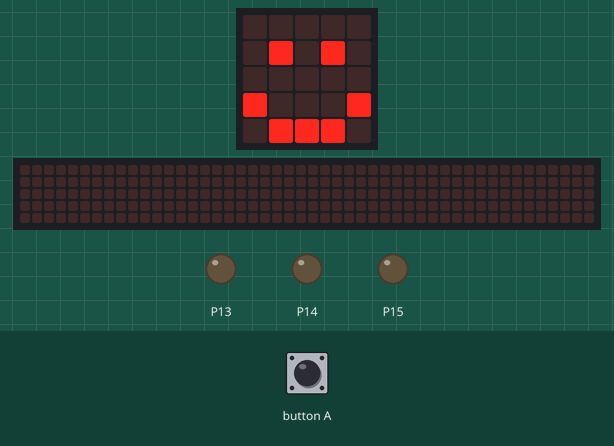
Simulated run of this program. Board: BBC micro:bit (MakeCode). Parts: the board's 5×5 LED display, a strip that is not on the board, showing the scrolling text unrolled, output pins drawn as LEDs (lit = HIGH). Inputs (shaded band) come from the test bench. The 48×5 strip is a reading aid, not a part: it shows the text the display is scrolling, unrolled, one strip-width of it at a time.

Above: at 1.8 s.
1.9 s: button A pressed for 0.15 s
At 5.42 s:
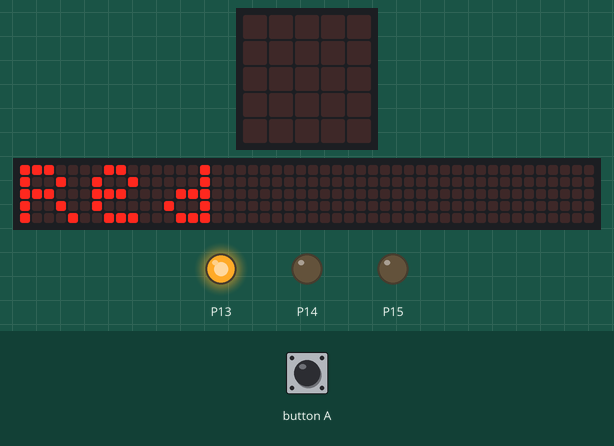
At 9.92 s:
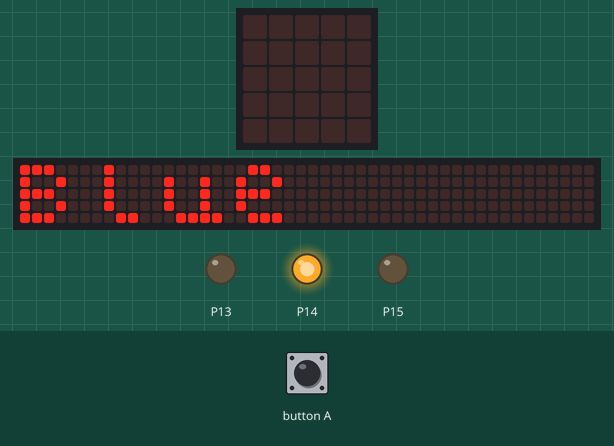
Timing chart, 0 to 24.3 s (numbered marks = the images above; inputs shaded):
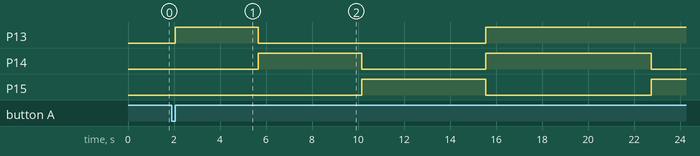

Measured:
- after the input at 1.9 s, P13: LOW → HIGH after 0.15 s, → LOW 3.6 s later, → HIGH 9.9 s later; P14: LOW → HIGH after 3.8 s, → LOW 4.5 s later, → HIGH 5.4 s later, → LOW 7.2 s later; P15: LOW → HIGH after 8.3 s, → LOW 5.4 s later, → HIGH 7.2 s later; the display: first changes after 0.15 s (image 1 shows a later state)
- what the display in image 1 shows lasts 0.5 s, from 5.2 s to 5.7 s

The program:

main.ts
```typescript
// (licence header left out)
basic.clearScreen()
pins.digitalWritePin(DigitalPin.P13, 0)
pins.digitalWritePin(DigitalPin.P14, 0)
pins.digitalWritePin(DigitalPin.P15, 0)
basic.showIcon(IconNames.Happy)

input.onButtonPressed(Button.A, function () {
  pins.digitalWritePin(DigitalPin.P13, 1)
  basic.showString('Red')
  pins.digitalWritePin(DigitalPin.P13, 0)
  pins.digitalWritePin(DigitalPin.P14, 1)
  basic.showString('Blue')
  pins.digitalWritePin(DigitalPin.P14, 0)
  pins.digitalWritePin(DigitalPin.P15, 1)
  basic.showString('Green')
  pins.digitalWritePin(DigitalPin.P15, 0)
  pins.digitalWritePin(DigitalPin.P13, 1)
  pins.digitalWritePin(DigitalPin.P14, 1)
  basic.showString('Magenta')
  pins.digitalWritePin(DigitalPin.P14, 0)
  pins.digitalWritePin(DigitalPin.P15, 1)
  basic.showString('Yellow')
  pins.digitalWritePin(DigitalPin.P13, 0)
  pins.digitalWritePin(DigitalPin.P14, 1)
  basic.showString('Cyan')
  pins.digitalWritePin(DigitalPin.P13, 1)
  basic.showString('White')
  pins.digitalWritePin(DigitalPin.P13, 0)
  pins.digitalWritePin(DigitalPin.P14, 0)
  pins.digitalWritePin(DigitalPin.P15, 0)
  basic.showIcon(IconNames.Happy)
})
```
